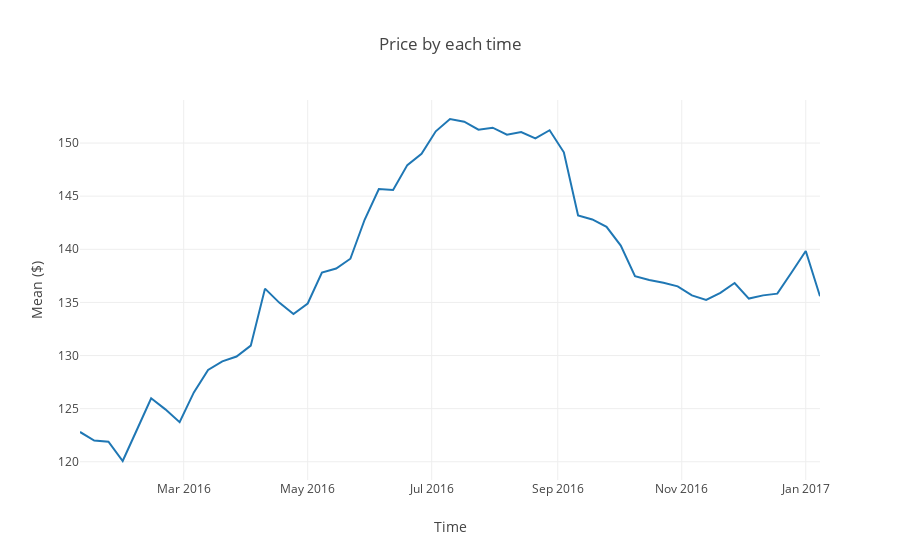

The notebook cell this image was saved under:
### Code cell
# To view interactive plots, click link below : 
# https://nbviewer.jupyter.org/github/ntmai03/Airbnb/blob/master/AirbnbTimeSeriesAnalysis.ipynb

trace2 = go.Scatter(
    x = df2.index,
    y = df2["Average"]
)
data2 = [trace2]
layout = go.Layout(
    title = "Price by each time",
    xaxis  = dict(title = "Time"),
    yaxis = dict(title = "Mean ($)")
)

fig2 = go.Figure(data = data2, layout = layout)
offline.iplot(fig2)

### Figure 1 — Plotly figure (JSON) as saved in the notebook; plotly's stock layout.template omitted (floating-point values rounded to 4 significant figures)
{"data": [{"type": "scatter", "uid": "08e7b0c1-92ba-46dc-9845-86c9c6f52f69", "x": ["2016-01-10", "2016-01-17", "2016-01-24", "2016-01-31", "2016-02-07", "2016-02-14", "2016-02-21", "2016-02-28", "2016-03-06", "2016-03-13", "2016-03-20", "2016-03-27", "2016-04-03", "2016-04-10", "2016-04-17", "2016-04-24", "2016-05-01", "2016-05-08", "2016-05-15", "2016-05-22", "2016-05-29", "2016-06-05", "2016-06-12", "2016-06-19", "2016-06-26", "2016-07-03", "2016-07-10", "2016-07-17", "2016-07-24", "2016-07-31", "2016-08-07", "2016-08-14", "2016-08-21", "2016-08-28", "2016-09-04", "2016-09-11", "2016-09-18", "2016-09-25", "2016-10-02", "2016-10-09", "2016-10-16", "2016-10-23", "2016-10-30", "2016-11-06", "2016-11-13", "2016-11-20", "2016-11-27", "2016-12-04", "2016-12-11", "2016-12-18", "2016-12-25", "2017-01-01", "2017-01-08"], "y": [122.8, 122.0, 121.9, 120.1, 123.0, 126.0, 124.9, 123.7, 126.5, 128.6, 129.4, 129.9, 130.9, 136.3, 135.0, 133.9, 134.9, 137.8, 138.2, 139.1, 142.8, 145.7, 145.6, 147.9, 149.0, 151.1, 152.3, 152.0, 151.3, 151.4, 150.8, 151.0, 150.4, 151.2, 149.1, 143.2, 142.8, 142.1, 140.4, 137.5, 137.1, 136.9, 136.5, 135.7, 135.2, 135.9, 136.8, 135.4, 135.7, 135.8, 137.8, 139.8, 135.6]}], "layout": {"title": {"text": "Price by each time"}, "xaxis": {"title": {"text": "Time"}}, "yaxis": {"title": {"text": "Mean ($)"}}}}
